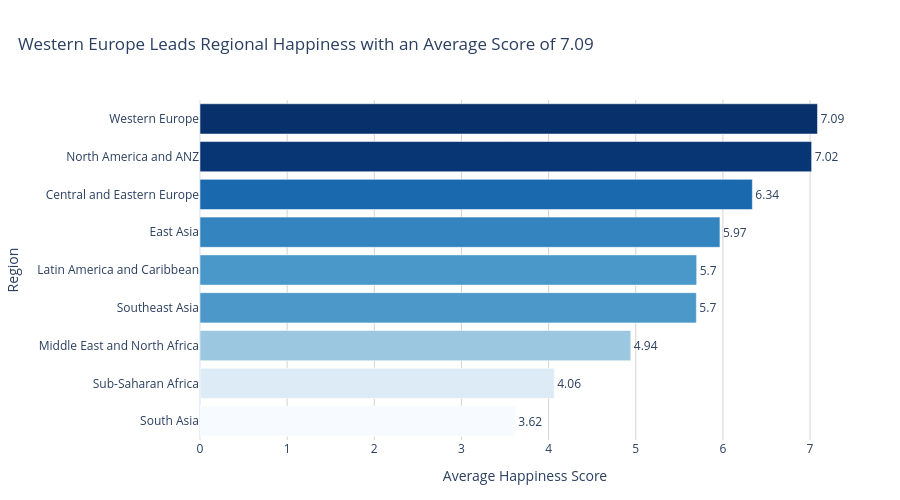

The notebook cell this image was saved under:
### Markdown cell above
---
## Task 1 — Regional Comparison Bar Chart

**What to build:** A horizontal bar chart showing the **average happiness score by region**, sorted from highest to lowest.

**Requirements:**
- Horizontal orientation (category names are long)
- Sorted by score, descending (so the happiest region is at the top)
- Zero baseline on x-axis
- At least one design choice that goes beyond the Plotly default (colour, annotation, labels, etc.)
- An insight title that answers: *which region stands out and why does it matter?*

**Hint:** Use `df.groupby('Region')['Happiness_Score'].mean()` to compute the averages.

### Code cell
# Task 1: Regional comparison bar chart

import plotly.express as px

# Calculate average happiness by region
region_avg = (
    df.groupby('Region', as_index=False)['Happiness_Score']
    .mean()
    .sort_values('Happiness_Score', ascending=True)
)

# Identify the highest-scoring region for the title
highest_region = region_avg.iloc[-1]['Region']
highest_score = region_avg.iloc[-1]['Happiness_Score']

# Create chart
fig1 = px.bar(
    region_avg,
    x='Happiness_Score',
    y='Region',
    orientation='h',
    text=region_avg['Happiness_Score'].round(2),
    color='Happiness_Score',
    color_continuous_scale='Blues',
    title=(
        f"{highest_region} Leads Regional Happiness "
        f"with an Average Score of {highest_score:.2f}"
    ),
    labels={
        'Happiness_Score': 'Average Happiness Score',
        'Region': 'Region'
    }
)

fig1.update_traces(
    textposition='outside',
    cliponaxis=False,
    hovertemplate='%{y}<br>Average score: %{x:.2f}<extra></extra>'
)

fig1.update_layout(
    template='plotly_white',
    title_x=0.02,
    xaxis=dict(
        rangemode='tozero',
        showgrid=True,
        gridcolor='lightgray'
    ),
    yaxis=dict(
        categoryorder='array',
        categoryarray=region_avg['Region'].tolist()
    ),
    coloraxis_showscale=False,
    margin=dict(l=140, r=50, t=100, b=60),
    height=500
)

fig1.show()

### Figure 1 — Plotly figure (JSON) as saved in the notebook; plotly's stock layout.template omitted (floating-point values rounded to 4 significant figures)
{"data": [{"cliponaxis": false, "hovertemplate": "%{y}<br>Average score: %{x:.2f}<extra></extra>", "legendgroup": "", "marker": {"color": [3.618, 4.065, 4.943, 5.695, 5.699, 5.966, 6.338, 7.018, 7.086], "coloraxis": "coloraxis", "pattern": {"shape": ""}}, "name": "", "orientation": "h", "showlegend": false, "text": [3.62, 4.06, 4.94, 5.7, 5.7, 5.97, 6.34, 7.02, 7.09], "textposition": "outside", "type": "bar", "x": [3.618, 4.065, 4.943, 5.695, 5.699, 5.966, 6.338, 7.018, 7.086], "xaxis": "x", "y": ["South Asia", "Sub-Saharan Africa", "Middle East and North Africa", "Southeast Asia", "Latin America and Caribbean", "East Asia", "Central and Eastern Europe", "North America and ANZ", "Western Europe"], "yaxis": "y"}], "layout": {"barmode": "relative", "coloraxis": {"autocolorscale": false, "colorbar": {"title": {"text": "Average Happiness Score"}}, "colorscale": [[0, "rgb(247,251,255)"], [0.125, "rgb(222,235,247)"], [0.25, "rgb(198,219,239)"], [0.375, "rgb(158,202,225)"], [0.5, "rgb(107,174,214)"], [0.625, "rgb(66,146,198)"], [0.75, "rgb(33,113,181)"], [0.875, "rgb(8,81,156)"], [1, "rgb(8,48,107)"]], "showscale": false}, "height": 500, "legend": {"tracegroupgap": 0}, "margin": {"b": 60, "l": 140, "r": 50, "t": 100}, "title": {"text": "Western Europe Leads Regional Happiness with an Average Score of 7.09", "x": 0.02}, "xaxis": {"anchor": "y", "domain": [0, 1], "gridcolor": "lightgray", "rangemode": "tozero", "showgrid": true, "title": {"text": "Average Happiness Score"}}, "yaxis": {"anchor": "x", "categoryarray": ["South Asia", "Sub-Saharan Africa", "Middle East and North Africa", "Southeast Asia", "Latin America and Caribbean", "East Asia", "Central and Eastern Europe", "North America and ANZ", "Western Europe"], "categoryorder": "array", "domain": [0, 1], "title": {"text": "Region"}}}}
